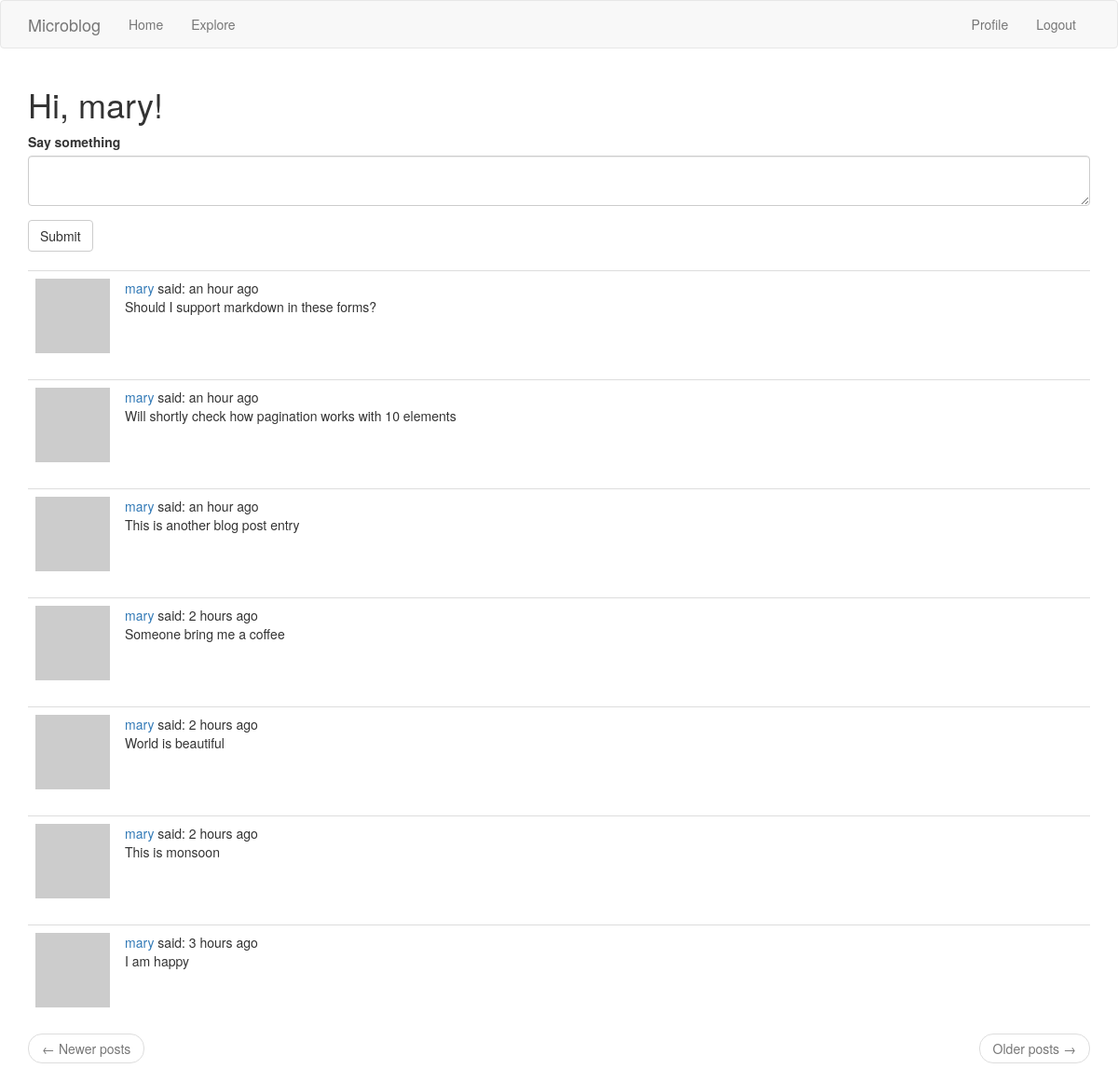
The page /index (signed in) on the database its author committed.
### mblog/models.py (models this page shows, shortened)
class User(UserMixin, db.Model):
    id = db.Column(db.Integer, primary_key=True)
    user_name = db.Column(db.String(64), index=True, unique=True)
    email_id = db.Column(db.String(256), index=True, unique=True)
    password_hash = db.Column(db.String(128))
    posts = db.relationship('Post', backref='author', lazy='dynamic')
    about_me = db.Column(db.String(256))
    last_seen = db.Column(db.DateTime, default=datetime.utcnow)
    followed = db.relationship(
            'User', secondary=followers,
            primaryjoin=(followers.c.follower_id == id),
            secondaryjoin=(followers.c.followed_id == id),
            backref=db.backref('followers', lazy='dynamic'), lazy='dynamic')
    def avatar(self, size):
        digest = md5(self.email_id.lower().encode('utf-8')).hexdigest()
        return 'https://www.gravatar.com/avatar/{}?d=identicon&s={}'.format(
            digest, size)
    def followed_posts(self):
        followed = Post.query.join(
            followers, (followers.c.followed_id == Post.user_id)).filter(
                followers.c.follower_id == self.id)
        own = Post.query.filter_by(user_id=self.id)
        return followed.union(own).order_by(Post.timestamp.desc())

class Post(db.Model):
    id = db.Column(db.Integer, primary_key=True)
    body = db.Column(db.String(1024))
    timestamp = db.Column(db.DateTime, index=True, default=datetime.utcnow)
    user_id = db.Column(db.Integer, db.ForeignKey('user.id'))

### mblog/routes.py (the view)
@app.route('/', methods=['GET', 'POST'])
@app.route('/index', methods=['GET', 'POST'])
@login_required
def index():
    form = PostForm()
    if form.validate_on_submit():
        post = Post(body=form.post.data, author=current_user)
        db.session.add(post)
        db.session.commit()
        flash('Your post is now live!')
        return redirect(url_for('index'))
    page = request.args.get('page', 1, int)
    posts = current_user.followed_posts().paginate(page, app.config['POSTS_PER_PAGE'], False)
    next_url = url_for('index', page=posts.next_num) if posts.has_next else None
    prev_url = url_for('index', page=posts.prev_num) if posts.has_prev else None
    return render_template("index.html", title='Home Page', form=form,
                           posts=posts.items, next_url=next_url, prev_url=prev_url)

### mblog/forms.py
class PostForm(FlaskForm):
    post = TextAreaField('Say something', validators=[
        DataRequired(), Length(min=1, max=140)])
    submit = SubmitField('Submit')

### mblog/models.py (called while the page is built)
@login.user_loader
def load_user(id):
    return User.query.get(int(id))

### mblog/routes.py (called while the page is built)
@app.before_request
def before_request():
    if current_user.is_authenticated:
        current_user.last_seen = datetime.utcnow()
        db.session.commit()

### mblog/templates/index.html
{% extends "base.html" %}
{% import 'bootstrap/wtf.html' as wtf %}
{% block app_content %}
    <h1>Hi, {{ current_user.user_name }}!</h1>
    {% if form %}
    {{ wtf.quick_form(form) }}
    <br>
    {% endif %}
    {% for post in posts %}
        {% include '_post.html' %}
    {% endfor %}
    <nav aria-label="...">
        <ul class="pager">
            <li class="previous{% if not prev_url %} disabled{% endif %}">
                <a href="{{ prev_url or '#' }}">
                    <span aria-hidden="true">&larr;</span> Newer posts
                </a>
            </li>
            <li class="next{% if not next_url %} disabled{% endif %}">
                <a href="{{ next_url or '#' }}">
                    Older posts <span aria-hidden="true">&rarr;</span>
                </a>
            </li>
        </ul>
    </nav>
{% endblock %}

### mblog/templates/_post.html
<table class="table table-hover">
    <tr>
        <td width="70px">
            <a href="{{ url_for('user', username=post.author.user_name) }}">
                <img src="{{ post.author.avatar(70) }}" />
            </a>
        </td>
        <td>
            <a href="{{ url_for('user', username=post.author.user_name) }}">
                {{ post.author.user_name }}
            </a>
            said: {{ moment(post.timestamp).fromNow() }}
            <br>
            {{ post.body }}
        </td>
    </tr>
</table>

### rows shown on the page
User: user_name "mary"
Post: author.user_name "mary", timestamp "an hour ago", body "Should I support markdown in these forms?"
Post: author.user_name "mary", timestamp "an hour ago", body "Will shortly check how pagination works with 10 elements"
Post: author.user_name "mary", timestamp "an hour ago", body "This is another blog post entry"
Post: author.user_name "mary", timestamp "2 hours ago", body "Someone bring me a coffee"
Post: author.user_name "mary", timestamp "2 hours ago", body "World is beautiful"
Post: author.user_name "mary", timestamp "2 hours ago", body "This is monsoon"
Post: author.user_name "mary", timestamp "3 hours ago", body "I am happy"
